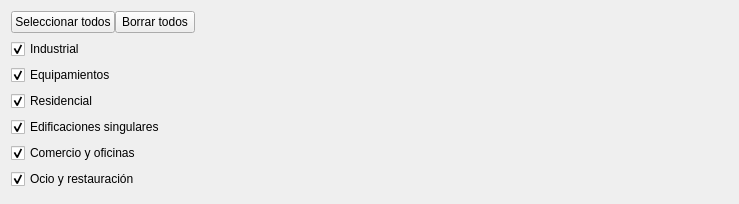
                  <widget class="QWidget" name="scrollAreaWidgetContents_8">
                   <property name="geometry">
                    <rect>
                     <x>0</x>
                     <y>0</y>
                     <width>739</width>
                     <height>204</height>
                    </rect>
                   </property>
                   <layout class="QVBoxLayout" name="verticalLayout_27">
                    <item>
                     <widget class="QWidget" name="widget" native="true">
                      <property name="sizePolicy">
                       <sizepolicy hsizetype="Fixed" vsizetype="Fixed">
                        <horstretch>0</horstretch>
                        <verstretch>0</verstretch>
                       </sizepolicy>
                      </property>
                      <layout class="QHBoxLayout" name="horizontalLayout_16">
                       <property name="spacing">
                        <number>0</number>
                       </property>
                       <property name="leftMargin">
                        <number>0</number>
                       </property>
                       <property name="topMargin">
                        <number>0</number>
                       </property>
                       <property name="rightMargin">
                        <number>0</number>
                       </property>
                       <property name="bottomMargin">
                        <number>0</number>
                       </property>
                       <item>
                        <widget class="QPushButton" name="button_check_basic_clasif">
                         <property name="cursor">
                          <cursorShape>PointingHandCursor</cursorShape>
                         </property>
                         <property name="text">
                          <string>Seleccionar todos</string>
                         </property>
                        </widget>
                       </item>
                       <item>
                        <widget class="QPushButton" name="button_uncheck_bsaic_clasif">
                         <property name="cursor">
                          <cursorShape>PointingHandCursor</cursorShape>
                         </property>
                         <property name="text">
                          <string>Borrar todos</string>
                         </property>
                        </widget>
                       </item>
                      </layout>
                     </widget>
                    </item>
                    <item>
                     <widget class="QCheckBox" name="Checkbox_Indus">
                      <property name="text">
                       <string>Industrial</string>
                      </property>
                      <property name="checked">
                       <bool>true</bool>
                      </property>
                     </widget>
                    </item>
                    <item>
                     <widget class="QCheckBox" name="Checkbox_Equip">
                      <property name="text">
                       <string>Equipamientos</string>
                      </property>
                      <property name="checked">
                       <bool>true</bool>
                      </property>
                     </widget>
                    </item>
                    <item>
                     <widget class="QCheckBox" name="Checkbox_Resi">
                      <property name="text">
                       <string>Residencial</string>
                      </property>
                      <property name="checked">
                       <bool>true</bool>
                      </property>
                     </widget>
                    </item>
                    <item>
                     <widget class="QCheckBox" name="Checkbox_Ed_Sing">
                      <property name="text">
                       <string>Edificaciones singulares</string>
                      </property>
                      <property name="checked">
                       <bool>true</bool>
                      </property>
                      <property name="autoRepeatDelay">
                       <number>300</number>
                      </property>
                     </widget>
                    </item>
                    <item>
                     <widget class="QCheckBox" name="Checkbox_Com_Ofi">
                      <property name="text">
                       <string>Comercio y oficinas</string>
                      </property>
                      <property name="checked">
                       <bool>true</bool>
                      </property>
                     </widget>
                    </item>
                    <item>
                     <widget class="QCheckBox" name="Checkbox_Oc_Res">
                      <property name="text">
                       <string>Ocio y restauración</string>
                      </property>
                      <property name="checked">
                       <bool>true</bool>
                      </property>
                     </widget>
                    </item>
                    <item>
                     <spacer name="verticalSpacer_4">
                      <property name="orientation">
                       <enum>Qt::Vertical</enum>
                      </property>
                      <property name="sizeHint" stdset="0">
                       <size>
                        <width>20</width>
                        <height>40</height>
                       </size>
                      </property>
                     </spacer>
                    </item>
                   </layout>
                  </widget>
